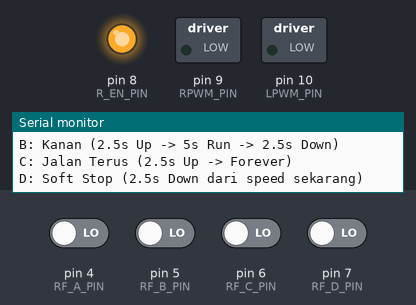
Recording of a program running on a simulated Arduino Nano, built with avr-gcc and run on an emulated ATmega328P. On the bench: switched loads named in the program (green lamp = pin HIGH), output pins drawn as LEDs (lit = HIGH), the last lines printed to the serial monitor. The test bench sets the inputs (shaded band); at power-on: pin 4 (RF_A_PIN), pin 5 (RF_B_PIN), pin 6 (RF_C_PIN), pin 7 (RF_D_PIN) LOW.

Above: at 1.3 s.
1.4 s: pin 4 (RF_A_PIN) driven HIGH
At 4.2 s:
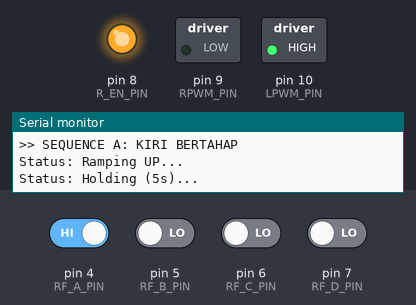
4.4 s: pin 7 (RF_D_PIN) driven HIGH
At 5.18 s:
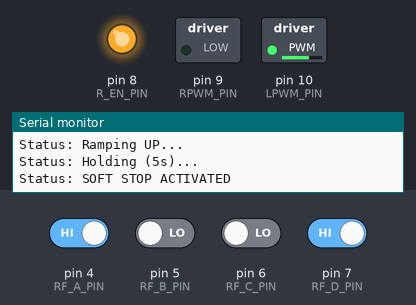
7.4 s: pin 7 (RF_D_PIN) driven LOW
At 7.96 s:
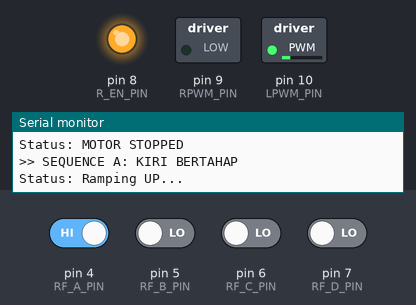
10.4 s: pin 5 (RF_B_PIN) driven HIGH and pin 7 (RF_D_PIN) driven HIGH
At 11.79 s:
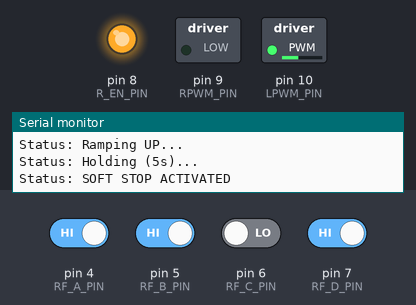
13.4 s: pin 4 (RF_A_PIN) driven LOW
15.1 s: pin 7 (RF_D_PIN) driven LOW
At 18.0 s:
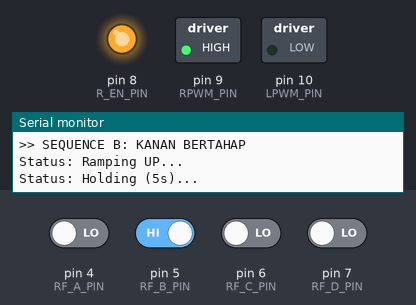
Timing chart, 0 to 19.1 s (numbered marks = the images above; inputs shaded):
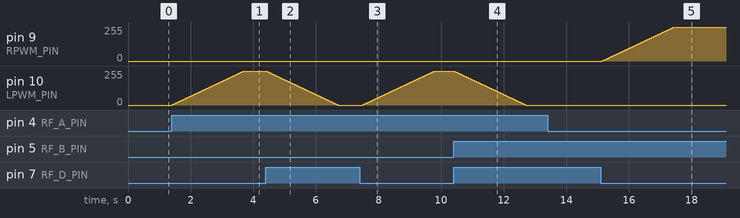

The program:

main.cpp
```cpp
#include <Arduino.h>

/*
 * PROGRAM KONTROL MOTOR DC: SEQUENTIAL MOTION PROFILE
 * Fitur: Soft Start, Soft Stop, Timed Run, Emergency Deceleration
 */

// --- DEKLARASI PIN ---
const int RPWM_PIN = 9;   // Kanan PWM
const int LPWM_PIN = 10;  // Kiri PWM
const int R_EN_PIN = 8;   // Enable Kanan
const int L_EN_PIN = 8;   // Enable Kiri

const int RF_A_PIN = 4; // Sequence Kiri (CCW)
const int RF_B_PIN = 5; // Sequence Kanan (CW)
const int RF_C_PIN = 6; // Continuous Run
const int RF_D_PIN = 7; // Soft STOP (Priority)

// --- KONSTANTA WAKTU (Milidetik) ---
const int RAMP_TIME = 2500; // Waktu akselerasi/decel (2.5 detik)
const int HOLD_TIME = 10000; // Waktu tahan full speed (10 detik) 2.5x2 + 10 = 15
const int MAX_PWM   = 255;  // Kecepatan Penuh

// --- VARIABEL GLOBAL ---
int currentSpeed = 0;       // Melacak kecepatan saat ini (0-255)
int currentDir = 0;         // 0: Stop, 1: Kanan (Maju), -1: Kiri (Mundur)
bool isRunningSequence = false; // Status apakah sedang menjalankan urutan otomatis

// --- PROTOTYPE FUNGSI ---
void setMotor(int speed, int direction); // Fungsi dasar penggerak
bool rampSpeed(int targetSpeed, int duration, int direction); // Akselerasi pintar
bool holdSpeed(int duration); // Menunggu pintar
void performSoftStop(); // Fungsi stop bertahap dari tombol D
void hardStop(); // Stop dadakan (safety)
void runSequence(int direction, bool autoStop); // Logika utama urutan

void setup() {
  Serial.begin(9600);

  pinMode(RPWM_PIN, OUTPUT);
  pinMode(LPWM_PIN, OUTPUT);
  pinMode(R_EN_PIN, OUTPUT);
  pinMode(L_EN_PIN, OUTPUT);

  pinMode(RF_A_PIN, INPUT);
  pinMode(RF_B_PIN, INPUT);
  pinMode(RF_C_PIN, INPUT);
  pinMode(RF_D_PIN, INPUT);

  digitalWrite(R_EN_PIN, HIGH);
  digitalWrite(L_EN_PIN, HIGH);

  hardStop(); // Pastikan mati saat nyala
  Serial.println(F("=== SYSTEM READY: MOTION PROFILE MODE ==="));
  Serial.println(F("A: Kiri (2.5s Up -> 5s Run -> 2.5s Down)"));
  Serial.println(F("B: Kanan (2.5s Up -> 5s Run -> 2.5s Down)"));
  Serial.println(F("C: Jalan Terus (2.5s Up -> Forever)"));
  Serial.println(F("D: Soft Stop (2.5s Down dari speed sekarang)"));
}

void loop() {
  // Jika sedang tidak menjalankan sequence, baca tombol A, B, C
  if (!isRunningSequence) {
    if (digitalRead(RF_A_PIN) == HIGH) {
      Serial.println(F(">> SEQUENCE A: KIRI BERTAHAP"));
      isRunningSequence = true;
      runSequence( -1, true ); // -1 = Kiri, true = Pakai Timer Stop
    }
    else if (digitalRead(RF_B_PIN) == HIGH) {
      Serial.println(F(">> SEQUENCE B: KANAN BERTAHAP"));
      isRunningSequence = true;
      runSequence( 1, true ); // 1 = Kanan, true = Pakai Timer Stop
    }
    else if (digitalRead(RF_C_PIN) == HIGH) {
      Serial.println(F(">> SEQUENCE C: JALAN TERUS"));
      isRunningSequence = true;
      runSequence( 1, false ); // 1 = Kanan (Default), false = Jalan terus
    }
  }

  // Tombol D dicek secara khusus di luar (untuk safety tambahan jika loop utama aktif)
  // Namun, sebagian besar waktu program akan berada di dalam fungsi runSequence
  if (digitalRead(RF_D_PIN) == HIGH && currentSpeed > 0) {
    Serial.println(F(">> TOMBOL D DITEKAN: FORCED SOFT STOP!"));
    performSoftStop();
  }
}

// --- LOGIKA UTAMA SEQUENCE ---
// direction: 1 (Kanan), -1 (Kiri)
// autoStop: true (Berhenti setelah 5s), false (Jalan terus)
void runSequence(int direction, bool autoStop) {

  // 1. RAMP UP (0 ke 255 dalam 2.5 detik)
  Serial.println(F("Status: Ramping UP..."));
  // Jika return false, berarti ditekan D di tengah jalan -> keluar fungsi
  if (!rampSpeed(MAX_PWM, RAMP_TIME, direction)) return;

  // 2. LOGIKA SETELAH FULL SPEED
  if (autoStop) {
    // KASUS TOMBOL A & B
    Serial.println(F("Status: Holding (5s)..."));
    if (!holdSpeed(HOLD_TIME)) return; // Cek tombol D selama nunggu

    // 3. RAMP DOWN (255 ke 0 dalam 2.5 detik)
    Serial.println(F("Status: Ramping DOWN..."));
    if (!rampSpeed(0, RAMP_TIME, direction)) return;

    // Selesai normal
    isRunningSequence = false;
    hardStop();
    Serial.println(F(">> Sequence Selesai."));

  } else {
    // KASUS TOMBOL C (Jalan Terus)
    Serial.println(F("Status: Continuous Run (Tekan D untuk stop)"));

    // Loop idle menunggu tombol D ditekan
    // Kita menahan program di sini sampai user menekan D
    while(digitalRead(RF_D_PIN) == LOW) {
      delay(10); // Cek setiap 10ms
    }

    // Jika loop break (D ditekan), lakukan stop
    Serial.println(F(">> Stop Continuous Mode"));
    performSoftStop();
  }
}

// --- FUNGSI PINTAR (SMART FUNCTIONS) ---

// Fungsi Ramp yang bisa di-interrupt tombol D
// Return: true jika sukses sampai target, false jika di-interrupt tombol D
bool rampSpeed(int targetSpeed, int duration, int direction) {
  int startSpeed = currentSpeed;
  int diff = targetSpeed - startSpeed;

  if (diff == 0) return true;

  // Hitung delay per langkah PWM.
  // Jika selisih 255 dan waktu 2500ms, maka delay per step ~9.8ms
  int stepDelay = duration / abs(diff);
  if (stepDelay < 1) stepDelay = 1;

  if (startSpeed < targetSpeed) {
    // Naik (Accelerate)
    for (int i = startSpeed; i <= targetSpeed; i++) {
      if (digitalRead(RF_D_PIN) == HIGH) { performSoftStop(); return false; } // Cek Interrupt D
      setMotor(i, direction);
      delay(stepDelay);
    }
  } else {
    // Turun (Decelerate)
    for (int i = startSpeed; i >= targetSpeed; i--) {
      if (digitalRead(RF_D_PIN) == HIGH) { performSoftStop(); return false; } // Cek Interrupt D
      setMotor(i, direction);
      delay(stepDelay);
    }
  }
  return true;
}

// Fungsi Delay yang bisa di-interrupt tombol D
bool holdSpeed(int duration) {
  unsigned long startTime = millis();
  while (millis() - startTime < (unsigned long)duration) {
    if (digitalRead(RF_D_PIN) == HIGH) {
      performSoftStop();
      return false;
    }
    delay(10); // Cek setiap 10ms
  }
  return true;
}

// Fungsi Stop Bertahap (Dipanggil saat D ditekan)
void performSoftStop() {
  Serial.println(F("Status: SOFT STOP ACTIVATED"));

  // Hitung waktu ramp down agar proporsional.
  // Kalau speed cuma 100, jangan nunggu 2.5 detik, tapi lebih cepat.
  int stopDuration = (int)((float)currentSpeed / (float)MAX_PWM * RAMP_TIME);

  // Kita manual ramp down di sini
  int startSpeed = currentSpeed;
  int stepDelay = 0;

  if (startSpeed > 0) {
      stepDelay = stopDuration / startSpeed;
  }
  if (stepDelay < 1) stepDelay = 1;

  for (int i = startSpeed; i >= 0; i--) {
    setMotor(i, currentDir);
    delay(stepDelay);
  }

  hardStop();
  isRunningSequence = false;
  Serial.println(F("Status: MOTOR STOPPED"));
}

// --- LOW LEVEL MOTOR CONTROL ---
void setMotor(int speed, int direction) {
  currentSpeed = speed; // Update global variable
  currentDir = direction;

  // Safety limit
  speed = constrain(speed, 0, 255);

  if (speed == 0) {
    hardStop();
    return;
  }

  if (direction == 1) { // Kanan / Maju
    analogWrite(LPWM_PIN, 0);
    digitalWrite(LPWM_PIN, LOW);
    analogWrite(RPWM_PIN, speed);
  }
  else if (direction == -1) { // Kiri / Mundur
    analogWrite(RPWM_PIN, 0);
    digitalWrite(RPWM_PIN, LOW);
    analogWrite(LPWM_PIN, speed);
  }
}

void hardStop() {
  currentSpeed = 0;
  currentDir = 0;
  analogWrite(RPWM_PIN, 0);
  digitalWrite(RPWM_PIN, LOW);
  analogWrite(LPWM_PIN, 0);
  digitalWrite(LPWM_PIN, LOW);
}
```

Measured:
- after the input at 1.4 s, pin 10 (LPWM_PIN): moves from 0/255 to 255/255 over 2.3 s, starting at once
- after the input at 4.4 s, pin 10 (LPWM_PIN): moves from 255/255 to 0/255 over 2.3 s, starting at once
- after the input at 7.4 s, pin 10 (LPWM_PIN): moves from 0/255 to 255/255 over 2.3 s, starting after 0.10 s
- after the input at 10.4 s, pin 10 (LPWM_PIN): moves from 255/255 to 0/255 over 2.3 s, starting at once
- after the input at 15.1 s, pin 9 (RPWM_PIN): moves from 0/255 to 255/255 over 2.3 s, starting after 0.05 s
